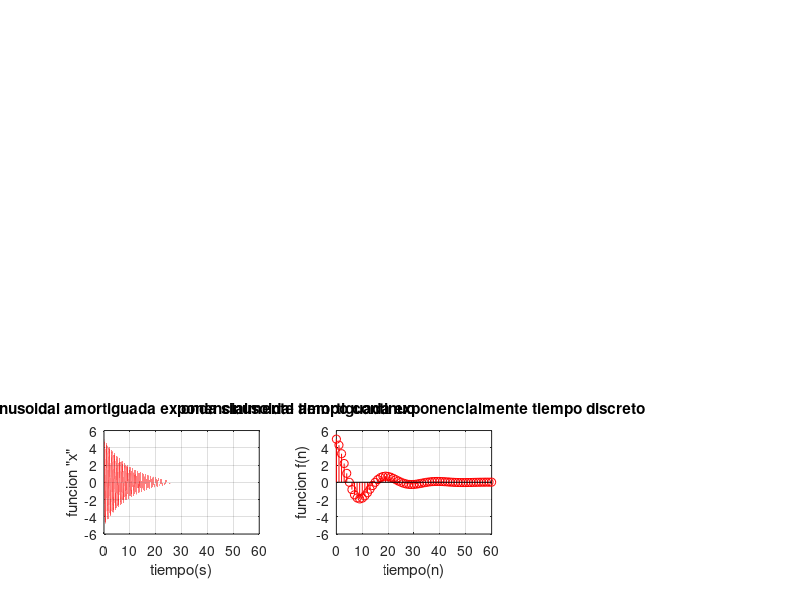

MATLAB code to generate this figure:
%Grafique las señales anteriores en una sola gráfica y rotule cada una de ellas con sus ejes.
% Señales en tiempo continuo
t = linspace(0,300,1000);
x = -2+3+cos(20*pi*t+pi/4)+sin(40*pi*t);
axis([0 300 -6.5 1.25])
grid
subplot(3,3,1);
plot(t,x)
legend('x')
xlabel('Tiempo (s)')
ylabel('x(t)')

% Señales en tiempo discreto
n = linspace(0,50,100);
x = -2 + 3*cos(20*pi*n+pi/4)+sin(40*pi*n);
subplot(3,3,2);
stem(n,x)
legend('x')
axis([10 50 -6 1.251])
grid
xlabel('Tiempo (s)')
ylabel('x[n]')

%%Una señal cuadrada, de amplitud 5 Volts, frecuencia fundamental 20 Hz y ciclo útil del 60%.
%%Señal cuadrada continuo

A = 5; % Amplitud
f = 20; % Frecuencia Fundamental
T = 3*(1/f); % Periodo
duty=60;%ciclo util
Fs=200;%frecuencia de muestreo
n = 0:1/Fs:T-1/Fs; % Tiempo de simulación graficar
x = A*square(2*pi*f*n,duty); 
% Generación de señal
subplot(3,3,3);
plot(n,x),grid on, ylim([-5.5 5.5]) %grafica

%%Una señal cuadrada, de amplitud 5 Volts, frecuencia fundamental 20 Hz y ciclo útil del 60%.
%%Señal cuadrada discreto

A = 5; % Amplitud
f = 20; % Frecuencia Fundamental
T = 3*(1/f); % Periodo
duty=60;%ciclo util
Fs=200;%frecuencia de muestreo
n = 0:1/Fs:T-1/Fs; % Tiempo de simulación graficar
x = A*square(2*pi*f*n,duty); 
% Generación de señal
subplot(3,3,4);
stem(n,x),grid on, ylim([-5.1 5.1])

%Una señal diente de sierra, amplitud 5 Volts y frecuencia fundamental 20Hz
%tiempo continuo 
A=5;%amplitud
f=20;%frecuencia fundamental
Fs=10000;%frecuencia de muestreo
T=3*(1/f);%numero de periodo a graficar
width=0.5;%ancho
t=0:1/Fs:T-1/Fs;%tiempo de simulacion
x=A*sawtooth(2*pi*f*t,width);%generacion de la señal
subplot(3,3,5);
plot(t,x),grid on,ylim([-5.5 5.5]) %grafica

%Una señal diente de sierra, amplitud 5 Volts y frecuencia fundamental 20Hz
%tiempo discreto
A=5;%amplitud
f=1/20;%frecuencia fundamental
Fs=10000;%frecuencia de muestreo
T=3*(1/f);%numero de periodos a graficar
width=0.5;%ancho
n=0:T;%tiempo de simulacion
x=A*sawtooth(2*pi*f*n,width);%generacion de la señal
subplot(3,3,6);
stem(n,x),grid on,ylim([-5.5 5.5]) %grafica

%Una señal senoidal amortiguada exponencialmente.
%tiempo continuo
subplot(1,1,1);
A=5;
Fs=10000;
f=1;
phi=pi/2;
t=0:1/Fs:T-1/Fs;
x=A*exp(-0.1*t).*sin(2*pi*f*t+phi);
subplot(3,3,7);
plot(t,x,'r'),
grid on,
ylabel('funcion "x"'),
xlabel('tiempo(s)'),
title('onda sinusoidal amortiguada exponencialmente tiempo continuo')

%Una señal senoidal amortiguada exponencialmente.
%tiempo discreto
subplot(3,3,8);
A=5;
f=1/20;
T=3*(1/f);
phi=pi/2;
n=0:T;
x=A*exp(-0.1*n).*sin(2*pi*f*n+phi);
stem(n,x,'r'),
grid on,
ylabel('funcion "x"'),
ylim([-6 6]),
ylabel('funcion f(n)'),
xlabel('tiempo(n)'),
title('onda sinusoidal amortiguada exponencialmente tiempo discreto')

